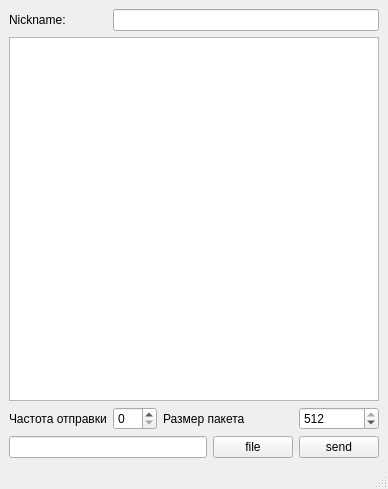
<?xml version="1.0" encoding="UTF-8"?>
<ui version="4.0">
 <class>MainWindow</class>
 <widget class="QMainWindow" name="MainWindow">
  <property name="geometry">
   <rect>
    <x>0</x>
    <y>0</y>
    <width>388</width>
    <height>489</height>
   </rect>
  </property>
  <property name="windowTitle">
   <string>MainWindow</string>
  </property>
  <widget class="QWidget" name="centralwidget">
   <layout class="QGridLayout" name="gridLayout">
    <item row="0" column="0">
     <widget class="QLabel" name="niacknameLabel">
      <property name="text">
       <string>Nickname:</string>
      </property>
     </widget>
    </item>
    <item row="3" column="4">
     <widget class="QSpinBox" name="spinBox">
      <property name="minimum">
       <number>30</number>
      </property>
      <property name="maximum">
       <number>512</number>
      </property>
      <property name="singleStep">
       <number>1</number>
      </property>
      <property name="value">
       <number>512</number>
      </property>
     </widget>
    </item>
    <item row="4" column="4">
     <widget class="QPushButton" name="sendButton">
      <property name="text">
       <string>send</string>
      </property>
     </widget>
    </item>
    <item row="3" column="2" colspan="2">
     <widget class="QLabel" name="label">
      <property name="text">
       <string>Размер пакета</string>
      </property>
     </widget>
    </item>
    <item row="4" column="3">
     <widget class="QPushButton" name="fileSendButton">
      <property name="text">
       <string>file</string>
      </property>
     </widget>
    </item>
    <item row="3" column="0">
     <widget class="QLabel" name="label_2">
      <property name="text">
       <string>Частота отправки</string>
      </property>
     </widget>
    </item>
    <item row="3" column="1">
     <widget class="QSpinBox" name="spinBox_2"/>
    </item>
    <item row="4" column="0" colspan="3">
     <widget class="QLineEdit" name="messageEdit"/>
    </item>
    <item row="0" column="1" colspan="4">
     <widget class="QLineEdit" name="nicknameEdit"/>
    </item>
    <item row="1" column="0" colspan="5">
     <widget class="QListWidget" name="listWidget"/>
    </item>
   </layout>
  </widget>
  <widget class="QMenuBar" name="menubar">
   <property name="geometry">
    <rect>
     <x>0</x>
     <y>0</y>
     <width>388</width>
     <height>22</height>
    </rect>
   </property>
  </widget>
  <widget class="QStatusBar" name="statusbar"/>
 </widget>
 <resources/>
 <connections/>
</ui>
